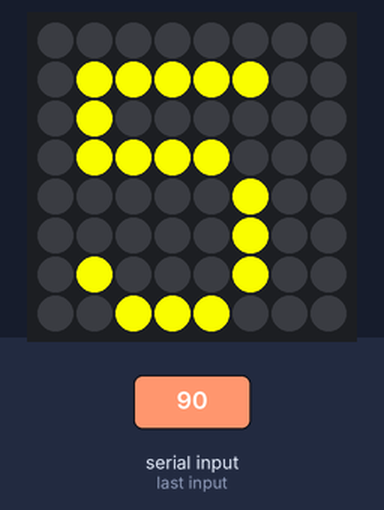
Bench run of a program on a simulated Raspberry Pi (BCM pin numbers) with a Sense HAT. On the bench: the Sense HAT's 8×8 RGB LED matrix. Inputs (shaded band) come from the test bench. Random numbers come from a fixed seed; what the program prints to the terminal is not drawn.

1.3 s: "5" typed at the terminal, then Enter
2.8 s: "90" typed at the terminal, then Enter
Above: at 4.0 s.
Timing chart, 0 to 5.8 s (numbered marks = the images above; inputs shaded):
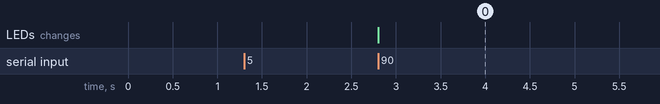

Measured:
- after the input at 1.3 s, every drawn part: stays the same
- after the input at 2.8 s, the LEDs: change at once (image 0)

The program:

nmd.py
```python
from sense_hat import SenseHat
import time
import random

s = SenseHat()

G = (0, 255, 0)
Y = (255, 255, 0)
B = (0, 0, 255)
R = (255, 0, 0)
W = (255,255,255)
P = (255,105, 180)

colors = [G, Y, B, R, W, P]
displayString = input("geef woord in")
speed = float(input('gewenste snelheid'))

while True:
  for letter in displayString:
    s.show_letter(letter, random.choice(colors))
    time.sleep(speed)
  time.sleep(3)
```
